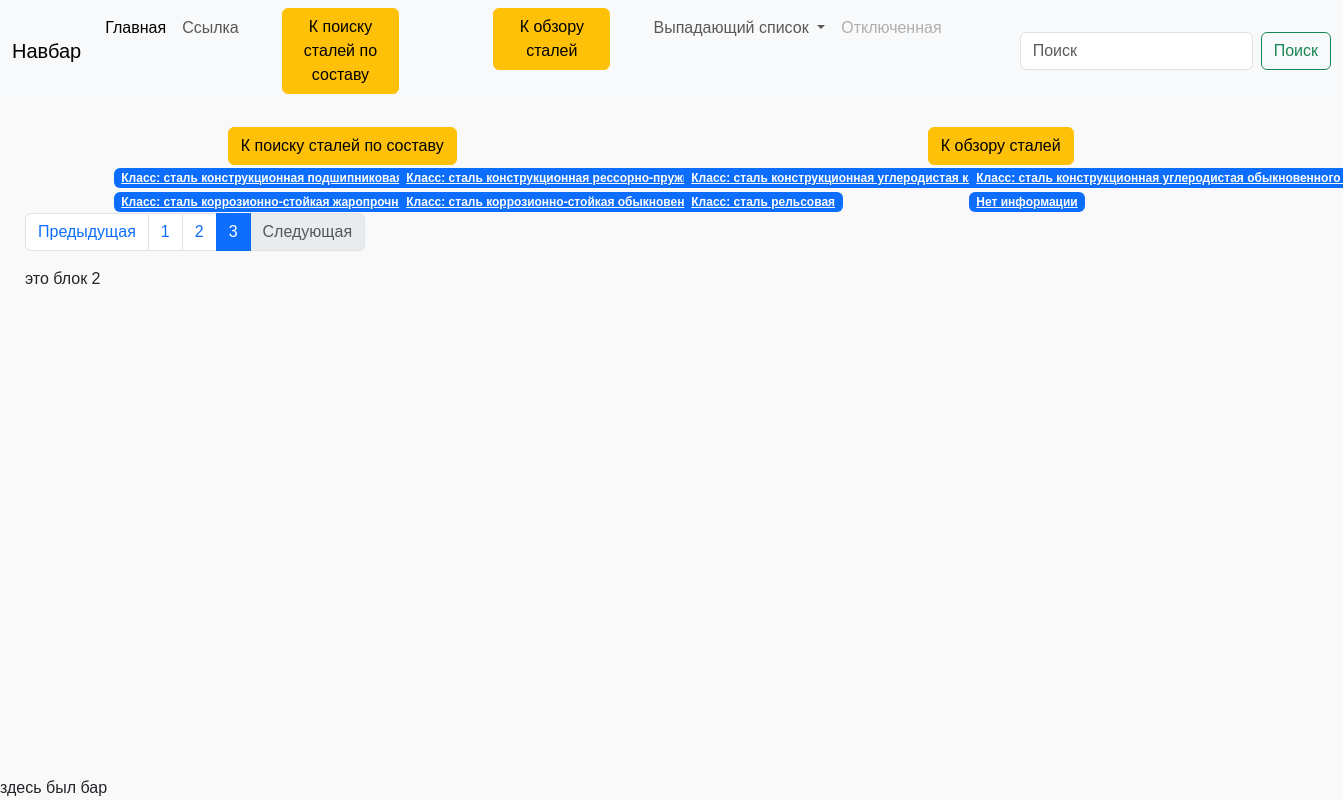
Page /metal/steel/steel_class/?page=3 on the earlier database version.
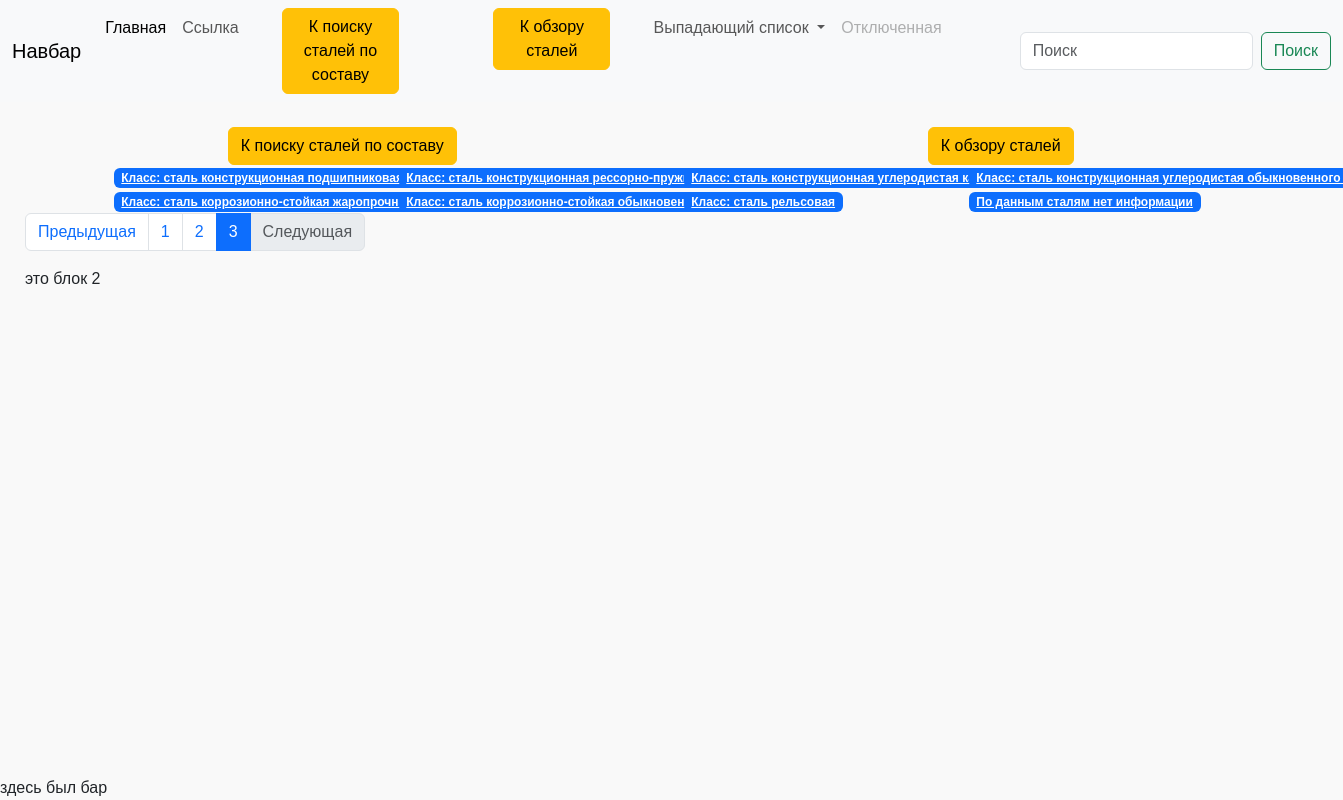
Same page on the later database version.
### metal/models.py (models this page shows, shortened)
class Metal_class(models.Model):
    steel_class = models.CharField(max_length=99, unique=True, blank=True, verbose_name = 'Класс стали')
    slug = models.SlugField(max_length=100, unique=True, blank=True, null=True, db_index=True)
    def get_absolute_url(self):
        return reverse('steel-steel_class-slug-url', kwargs={'slug': self.slug})

### metal/views.py (the view)
# urls.py: path('steel/steel_class/', Steel_class.as_view(), name='steel-steel_class-url'),
class Steel_class(ContextMixin, ListView):
    paginate_by = 12
    paginate_orphans =5
    model = Metal_class
    template_name = 'metal/steel-steel_class.html'
    def get_queryset(self):
        return self.model.objects.order_by('steel_class')

### metal/context_processors.py (called while the page is built)
def get_menu(request):
    context = {}
    if request.path.split('/')[1] == 'metal':
        template_name = request.resolver_match.url_name
        context['menu'] = menu2.get(template_name, 'Страница')
    return context

### metal/templates/metal/steel-steel_class.html (shortened to what this page needs)
{% extends 'metal/base_metal.html' %}
{% block block_1 %}
    {% include 'metal/includes/buttons.html' %}
    <div class="container">
        <div class="row">
            {% for steel in page_obj %}
                <div class="col-md-3">
                    <a class="badge bg-primary" href="{{steel.get_absolute_url }}" role="button">{{steel.steel_class}}</a>
                </div>
            {% empty %}
                <p>Нет текста</p>
            {% endfor %}
        </div>
    </div>
    {% include 'metal/includes/paginator.html' %}
{% endblock %}
{% block block_2 %}
  это блок 2
{% endblock %}

Differences in the rows shown:
changed Metal_class: steel_class "Нет информации" → "По данным сталям нет информации"
